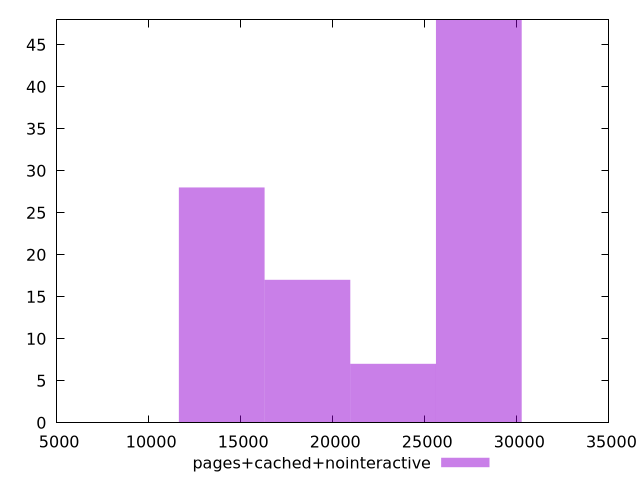

Source code (gnuplot):
$_pagesCachedNointeractive <<EOF
13967.861038271574 28
27935.72207654315 48
18623.814717695434 17
23279.768397119293 7
EOF
set key outside below
set terminal pngcairo
set output "report_00005_2020-11-02T22-26-11.212Z/largest-contentful-paint/pages+cached+nointeractive//raw_hist.png"
set yrange [0:48]
set boxwidth 4655.953679423858
set style fill transparent solid 0.5 noborder
plot $_pagesCachedNointeractive title "pages+cached+nointeractive" with boxes ,
